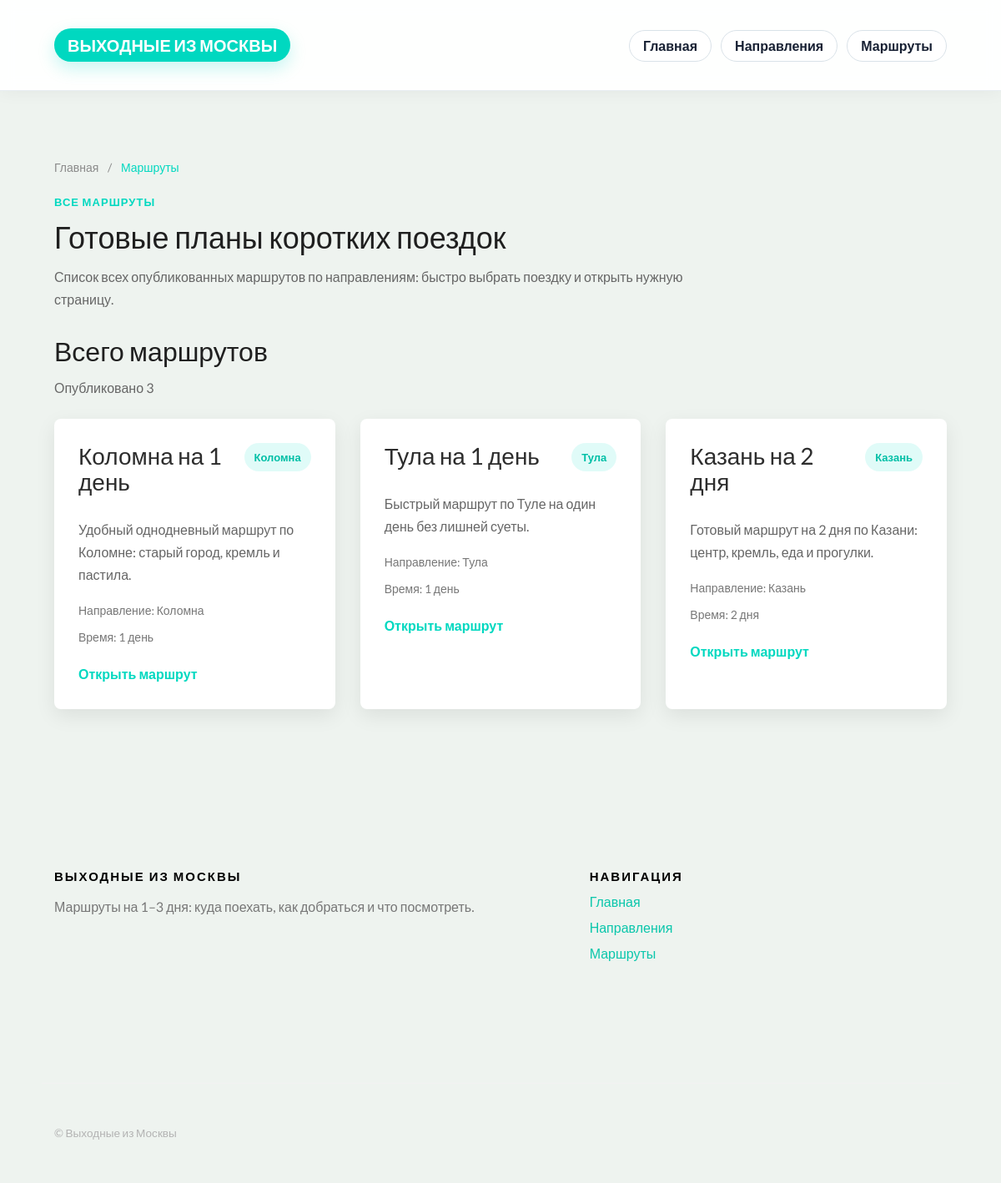
The app's page /routes/ with its own data.
### routes/models.py (models this page shows, shortened)
class Route(models.Model):
    destination = models.ForeignKey(
        Destination,
        on_delete=models.CASCADE,
        related_name="routes",
        verbose_name="Направление",
    )
    title = models.CharField("Название маршрута", max_length=200)
    slug = models.SlugField("Слаг", unique=True)
    short_description = models.CharField("Короткое описание", max_length=255)
    estimated_time = models.CharField(
        "Ориентировочное время",
        max_length=100,
        blank=True,
    )
    route_includes = models.TextField(
        "Что входит в маршрут",
        blank=True,
    )
    suitable_for = models.TextField(
        "Подходит кому",
        blank=True,
    )
    content = models.TextField("Полный текст", blank=True)
    is_published = models.BooleanField("Опубликовано", default=True)
    created_at = models.DateTimeField("Создано", auto_now_add=True)
    class Meta:
        verbose_name = "Маршрут"
        verbose_name_plural = "Маршруты"
        ordering = ["title"]
    def get_absolute_url(self):
        return reverse("routes:detail", kwargs={"slug": self.slug})

### destinations/models.py (models this page shows, shortened)
class Destination(models.Model):
    TRANSPORT_CHOICES = [
        ("train", "Поезд"),
        ("car", "Машина"),
        ("bus", "Автобус"),
        ("plane", "Самолет"),
        ("mixed", "Несколько вариантов"),
    ]
    name = models.CharField("Название", max_length=100)
    slug = models.SlugField("Слаг", unique=True)
    short_description = models.CharField("Короткое описание", max_length=255)
    description = models.TextField("Полное описание", blank=True)
    how_to_get = models.TextField("Как добраться", blank=True)
    what_to_see = models.TextField("Что посмотреть", blank=True)
    budget = models.CharField("Бюджет", max_length=255, blank=True)
    days_count = models.CharField("На сколько дней", max_length=100, blank=True)
    transport_type = models.CharField(
        "Лучший транспорт",
        max_length=20,
        choices=TRANSPORT_CHOICES,
        blank=True,
    )
    hero_image = models.ImageField(
        "Hero фото",
        upload_to="destinations/heroes/",
        blank=True,
        null=True,
    )
    gallery_image_1 = models.ImageField(
        "Галерея фото 1",
        upload_to="destinations/gallery/",
        blank=True,
        null=True,
    )
    gallery_image_2 = models.ImageField(
        "Галерея фото 2",
        upload_to="destinations/gallery/",
        blank=True,
        null=True,
    )
    gallery_image_3 = models.ImageField(
        "Галерея фото 3",
        upload_to="destinations/gallery/",
        blank=True,
        null=True,
    )
    is_published = models.BooleanField("Опубликовано", default=True)
    created_at = models.DateTimeField("Создано", auto_now_add=True)
    class Meta:
        verbose_name = "Направление"
        verbose_name_plural = "Направления"
        ordering = ["name"]

### routes/views.py (the view)
# urls.py: path("", route_list, name="list"),
def route_list(request):
    routes_queryset = (
        Route.objects
        .filter(is_published=True)
        .select_related("destination")
        .order_by("-created_at")
    )
    paginator = Paginator(routes_queryset, 6)
    page_number = request.GET.get("page")
    routes = paginator.get_page(page_number)
    return render(
        request,
        "routes/list.html",
        {"routes": routes},
    )

### routes/templates/routes/list.html (shortened to what this page needs)
{% extends "base.html" %}
{% block content %}
<section class="section">
    <div class="gtco-container">
        <div style="margin-bottom: 18px; font-size: 14px; color: #8a8a8a;">
            <a href="/" style="color: #8a8a8a; text-decoration: none;">Главная</a>
            <span style="margin: 0 8px;">/</span>
            <span style="color: #00d8c0;">Маршруты</span>
        </div>
        <div class="section-head">
            <div>
                <p class="section-kicker">Все маршруты</p>
                <h1 class="section-title">Готовые планы коротких поездок</h1>
                <p class="promo-text">
                    Список всех опубликованных маршрутов по направлениям:
                    быстро выбрать поездку и открыть нужную страницу.
                </p>
            </div>
        </div>
        <div style="margin-bottom: 24px;">
            <h2 class="section-title" style="font-size: 32px; margin-bottom: 10px;">Всего маршрутов</h2>
            <p class="card-text" style="margin-bottom: 0;">Опубликовано {{ routes.paginator.count }}</p>
        </div>
        <div class="cards cards-3">
            {% for route in routes %}
                <a href="{{ route.get_absolute_url }}" class="card destination-card card-clickable">
                    <div class="card-top">
                        <h3>{{ route.title }}</h3>
                        <span class="tag">{{ route.destination.name }}</span>
                    </div>
                    <p class="card-text">{{ route.short_description }}</p>
                    <div class="meta-list">
                        <span class="meta-item">
                            Направление: {{ route.destination.name }}
                        </span>
                        {% if route.estimated_time %}
                            <span class="meta-item">
                                Время: {{ route.estimated_time }}
                            </span>
                        {% endif %}
                    </div>
                    <span class="card-link">Открыть маршрут</span>
                </a>
            {% empty %}
                <div class="empty-box">
                    <h3>Пока маршрутов нет</h3>
                    <p>Добавь маршруты через админку, и они появятся здесь.</p>
                </div>
            {% endfor %}
        </div>
    </div>
</section>
{% endblock %}

### static/traveler/css/style.css (style rules this page uses)
body { font-family: "Lato", Arial, sans-serif; font-weight: 400; font-size: 16px; line-height: 1.7; color: #777; background: #fff; }
a { color: #09C6AB; -webkit-transition: 0.5s; -o-transition: 0.5s; transition: 0.5s; }
p { margin-bottom: 20px; }
h1, h2, h3, h4, h5, h6, figure { color: #000; font-family: "Lato", Arial, sans-serif; font-weight: 400; margin: 0 0 20px 0; }
.gtco-container { max-width: 1100px; position: relative; margin: 0 auto; padding-left: 15px; padding-right: 15px; }

### static/css/traveler_bridge.css (style rules this page uses)
body { background: #eef3ef !important; }
.section { background: transparent !important; padding: 80px 0; }
.section-head { margin-bottom: 30px; }
.section-kicker { margin: 0 0 10px; font-size: 13px; font-weight: 700; text-transform: uppercase; letter-spacing: 0.08em; color: #00d8c0; }
.section-title { margin: 0; font-size: 36px; line-height: 1.2; color: #1f1f1f; }
.cards { display: grid; grid-template-columns: repeat(3, 1fr); gap: 30px; }
.cards-3 { grid-template-columns: repeat(3, 1fr); }
.card { background: #ffffff; border-radius: 8px; box-shadow: 0 8px 25px rgba(0, 0, 0, 0.08); padding: 28px; }
.destination-card h3 { margin-top: 0; margin-bottom: 14px; font-size: 28px; color: #2d2d2d; }
.card-top { display: flex; justify-content: space-between; align-items: flex-start; gap: 16px; margin-bottom: 14px; }
.card-text { color: #666; font-size: 16px; line-height: 1.7; margin-bottom: 18px; }
.meta-list { display: flex; flex-direction: column; gap: 8px; margin-bottom: 18px; }
.meta-item { color: #777; font-size: 14px; }
.card-link { color: #00d8c0; font-weight: 700; text-decoration: none; }
.tag { display: inline-block; padding: 6px 12px; border-radius: 999px; background: rgba(0, 216, 192, 0.12); color: #00bfa6; font-size: 13px; font-weight: 700; white-space: nowrap; }
.promo-text { margin-top: 12px; color: #666; font-size: 16px; line-height: 1.7; max-width: 800px; }
.card-clickable { display: block; text-decoration: none; color: inherit; transition: transform 0.22s ease, box-shadow 0.22s ease, border-color 0.22s ease; border: 1px solid transparent; cursor: pointer; }
.card-clickable h3, .card-clickable .card-text, .card-clickable .meta-item, .card-clickable .card-link, .card-clickable .tag { text-decoration: none; }

### records on screen
Route: title "Коломна на 1 день", destination.name "Коломна", short_description "Удобный однодневный маршрут по Коломне: старый город, кремль и пастила.", estimated_time "1 день"
Route: title "Тула на 1 день", destination.name "Тула", short_description "Быстрый маршрут по Туле на один день без лишней суеты.", estimated_time "1 день"
Route: title "Казань на 2 дня", destination.name "Казань", short_description "Готовый маршрут на 2 дня по Казани: центр, кремль, еда и прогулки.", estimated_time "2 дня"

### other values on screen
{{ routes.paginator.count }} "3"
